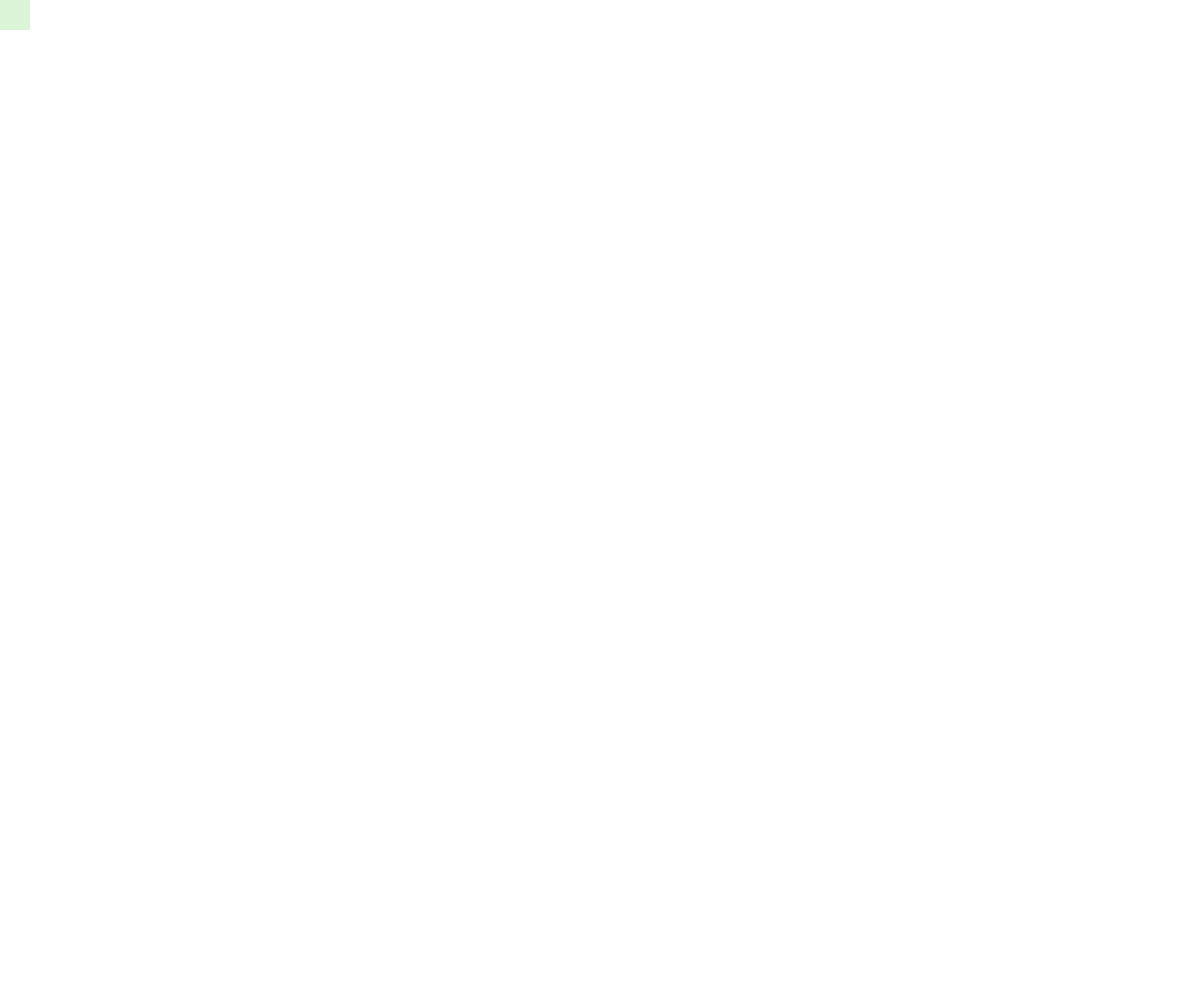
Frame 1 (no input)
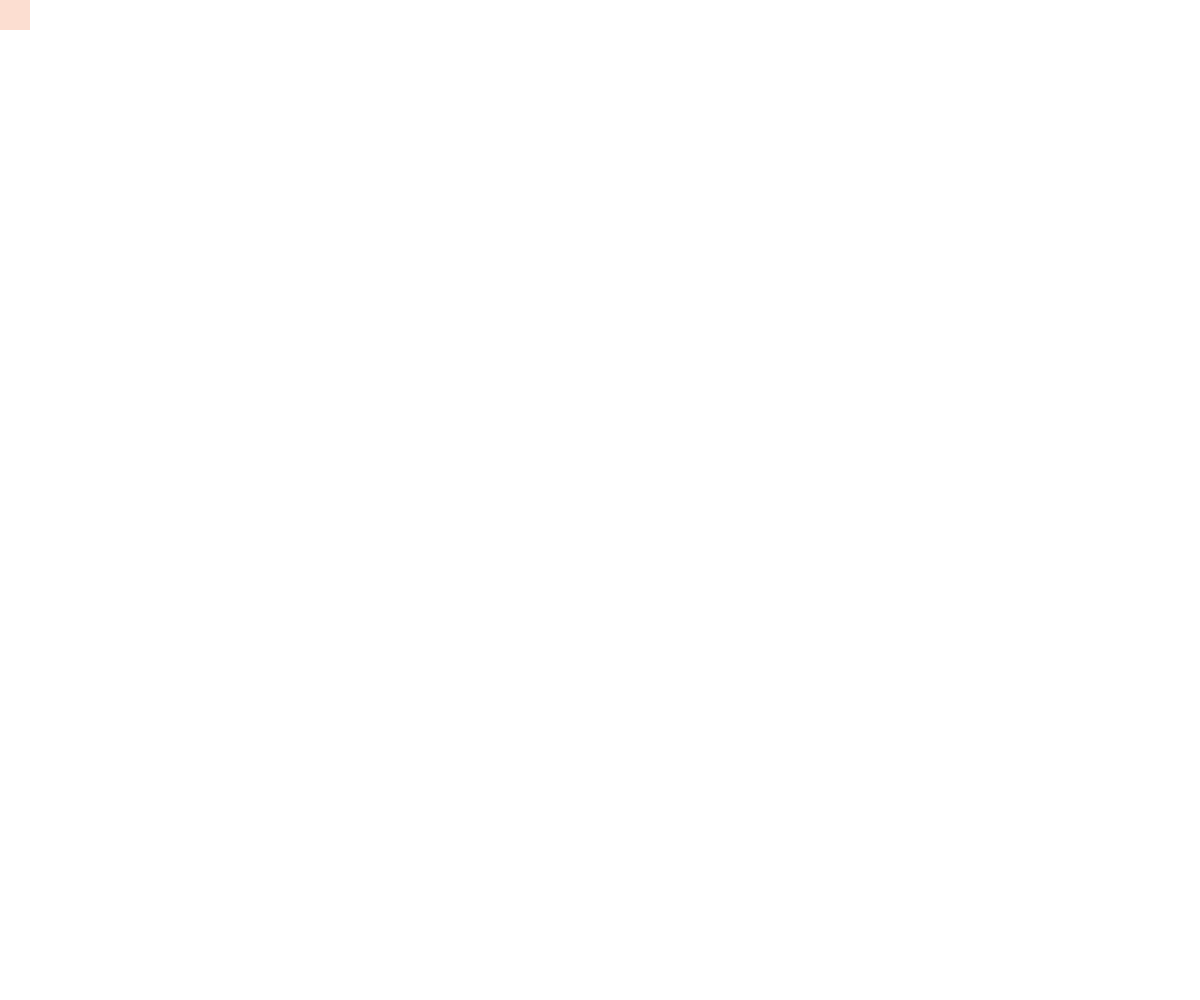
Frame 60 (no input)
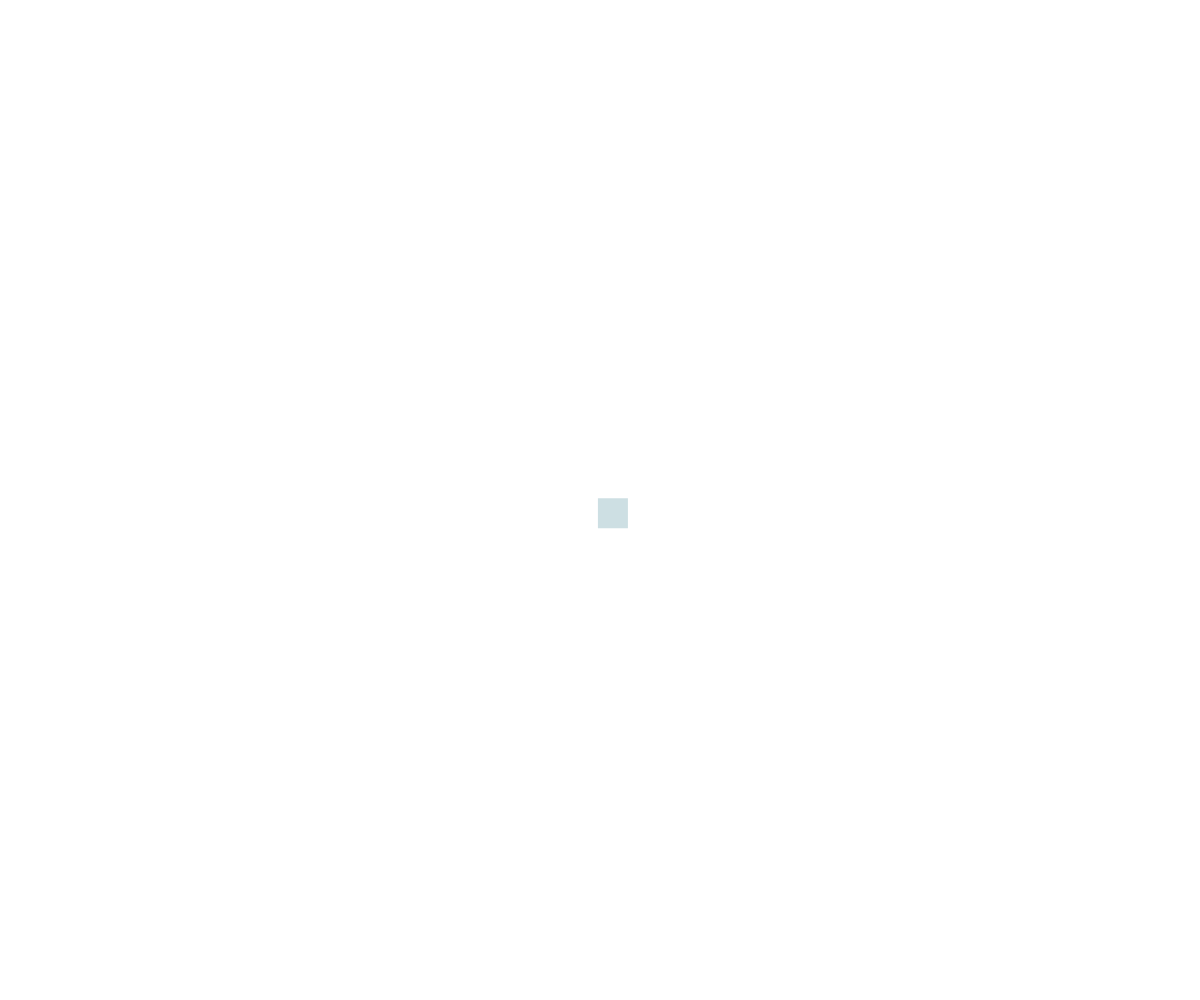
Frame 120 (the mouse pressed at the canvas centre since frame 60)

The p5.js sketch that drew these frames (run headless with seeded random() and noise() and a simulated clock; from frame 60 on, the mouse is pressed at the canvas centre):

// p5.js sketch
// ── sketch.js

let canvas;
let xPos = 0;
let yPos = 0;
let easing = 0.09;

function setup (){
    canvas = createCanvas(windowWidth, windowHeight);
    canvas.position(0,0);
    canvas.style("z-index", -2);
}

function windowResized(){
    resizeCanvas(windowWidth, windowHeight);
}

function draw (){
    clear();


    xPos = xPos + ((mouseX - xPos) * easing);
    yPos = yPos + ((mouseY - yPos) * easing);

    drawThing(xPos, yPos);

}

function mouseMoved(){
    background(100);
    drawThing(mouseX, mouseY);
   
}

function drawThing(_x, _y){
    //strokeWeight(0);
    // fill(random(200, 255), random(200, 255), random(200, 255));
    // ellipse(_x, _y, 30, 30);
    noStroke();
    fill(random(200, 255), random(200, 255), random(200, 255));
    rect(_x, _y, 30, 30);
}
